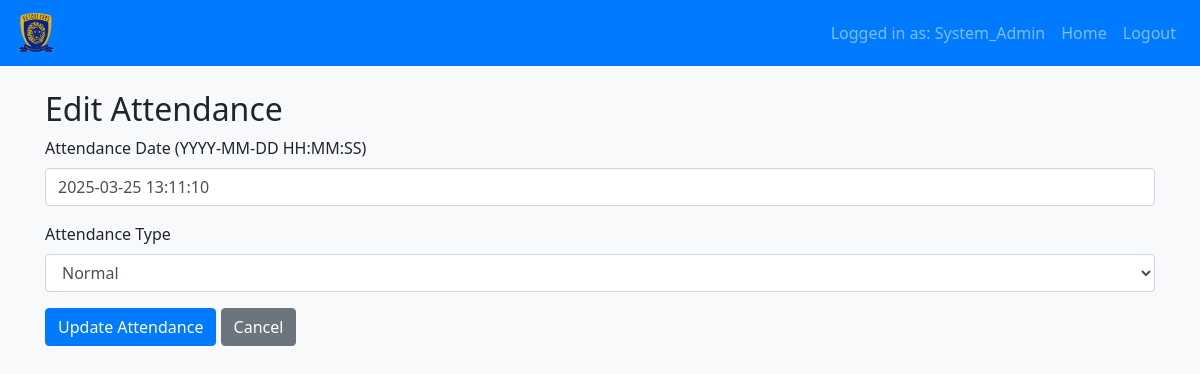
Screenshot of /sysadmin/edit_attendance/1 (signed in) with the database file from the repository.
### app.py (models this page shows, shortened)
class User(UserMixin, db.Model):
    id = db.Column(db.Integer, primary_key=True)
    username = db.Column(db.String(150), unique=True, nullable=False)
    password_hash = db.Column(db.String(150), nullable=False)
    role = db.Column(db.String(50), nullable=False)  # 'sys_admin', 'admin', 'coach'
    full_name = db.Column(db.String(150))
    branch = db.Column(db.String(150))
    email = db.Column(db.String(150))
    profile_photo = db.Column(db.String(200))
    experience = db.Column(db.String(150))
    qualification = db.Column(db.String(150))
    assigned_admin_id = db.Column(db.Integer, db.ForeignKey('user.id'), nullable=True)
    coaches = db.relationship('User', backref='admin_officer', remote_side=[id], lazy=True)

class Attendance(db.Model):
    id = db.Column(db.Integer, primary_key=True)
    player_id = db.Column(db.Integer, db.ForeignKey('player.id'), nullable=False)
    coach_id = db.Column(db.Integer, db.ForeignKey('user.id'), nullable=False)
    attendance_date = db.Column(db.DateTime, default=datetime.utcnow)
    attendance_type = db.Column(db.String(50), nullable=False)

### app.py (the view, shortened to what this page needs)
@app.route('/sysadmin/edit_attendance/<int:attendance_id>', methods=['GET', 'POST'])
@login_required
def edit_attendance(attendance_id):
    if current_user.role != 'sys_admin':
        flash("Access denied.", "danger")
        return redirect(url_for('dashboard'))
    attendance = Attendance.query.get_or_404(attendance_id)
    return render_template('edit_attendance.html', attendance=attendance)

### app.py (called while the page is built)
@login_manager.user_loader
def load_user(user_id):
    return User.query.get(int(user_id))

### templates/edit_attendance.html (shortened to what this page needs)
{% extends "base.html" %}
{% block content %}
<h2>Edit Attendance</h2>
<form method="POST" action="{{ url_for('edit_attendance', attendance_id=attendance.id) }}">
  <div class="form-group">
    <label for="attendance_date">Attendance Date (YYYY-MM-DD HH:MM:SS)</label>
    <input type="text" name="attendance_date" class="form-control" value="{{ attendance.attendance_date.strftime('%Y-%m-%d %H:%M:%S') }}" required>
  </div>
  <div class="form-group">
    <label for="attendance_type">Attendance Type</label>
    <select name="attendance_type" class="form-control">
      <option value="normal" {% if attendance.attendance_type=='normal' %}selected{% endif %}>Normal</option>
    </select>
  </div>
  <button type="submit" class="btn btn-primary">Update Attendance</button>
  <a href="{{ url_for('manage_records', record_type='Attendance') }}" class="btn btn-secondary">Cancel</a>
</form>
{% endblock %}

### templates/base.html (shortened to what this page needs)
<!DOCTYPE html>
<html lang="en">
<head>
  <link rel="stylesheet" href="https://stackpath.bootstrapcdn.com/bootstrap/4.5.2/css/bootstrap.min.css">
  <link rel="stylesheet" href="https://cdnjs.cloudflare.com/ajax/libs/animate.css/4.1.1/animate.min.css"/>
  <link rel="stylesheet" href="{{ url_for('static', filename='css/style.css') }}">
</head>
<body>
  <nav class="navbar navbar-expand-lg navbar-dark bg-primary">
    <a class="navbar-brand" href="{{ url_for('dashboard') }}">
      <img src="{{ url_for('static', filename='img/logo.png') }}" alt="Logo" style="height:40px;">
    </a>
    <div class="collapse navbar-collapse" id="navbarNav">
      <ul class="navbar-nav ml-auto">
        {% if current_user.is_authenticated %}
          <li class="nav-item d-flex align-items-center">
            <span class="nav-link mb-0">Logged in as: {{ current_user.username }}</span>
          </li>
          <li class="nav-item">
            <a class="nav-link" href="{{ url_for('dashboard') }}">Home</a>
          </li>
          <li class="nav-item">
            <a class="nav-link" href="{{ url_for('logout') }}">Logout</a>
          </li>
        {% endif %}
      </ul>
    </div>
  </nav>
  <div class="container mt-4">
    {% block content %}{% endblock %}
  </div>
</body>
</html>

### static/css/style.css (style rules this page uses)
body { background-color: #f8f9fa; font-family: "Segoe UI", Tahoma, Geneva, Verdana, sans-serif; }
.navbar { background-color: #007bff; }
.btn-primary { background-color: #007bff; border-color: #007bff; transition: background-color 0.3s ease; }

### rows the page displays
User: username "System_Admin"
Attendance: attendance_date "2025-03-25 13:11:10", attendance_type "Normal"
